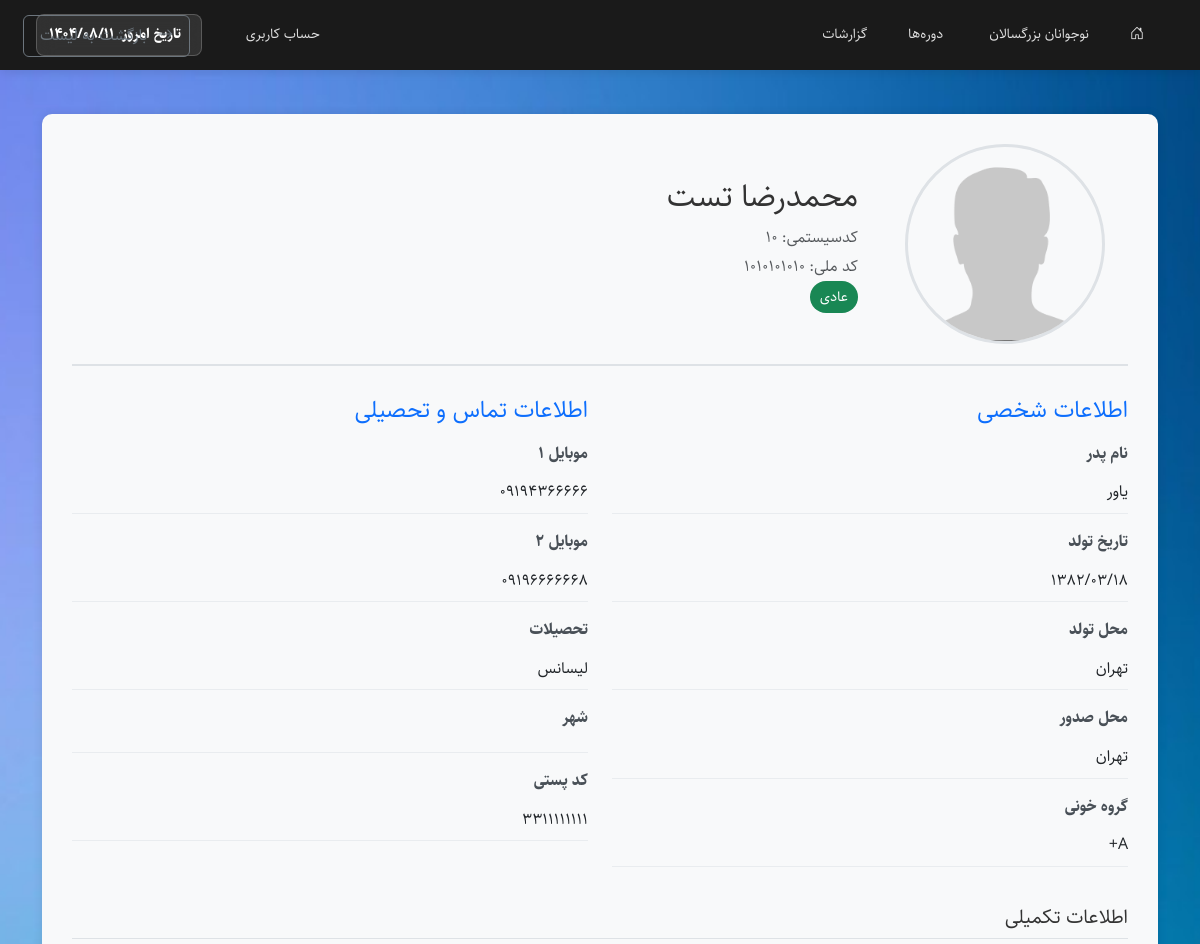
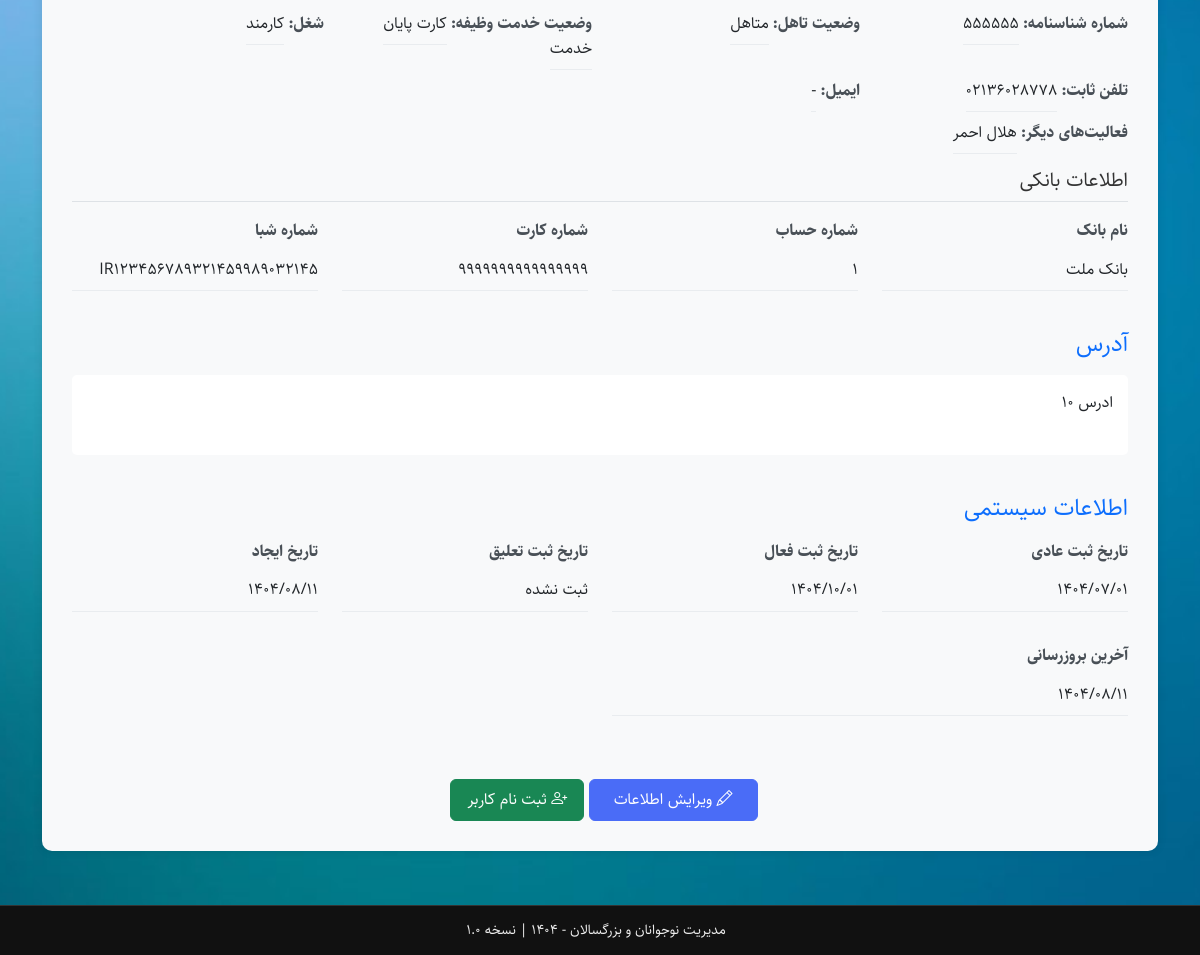
The app's page /includes/viewuser.php?UserID=10 (signed in) with its own data (2 pictures, top to bottom).
### tables this page shows
CREATE TABLE `users` (
  `UserID` int(11) NOT NULL,
  `UserSysCode` varchar(20) NOT NULL COMMENT 'کدسیستمی',
  `UserMelli` varchar(10) NOT NULL COMMENT 'کدملی',
  `UserName` varchar(50) NOT NULL COMMENT 'نام',
  `UserFamily` varchar(50) NOT NULL COMMENT 'نام خانوادگی',
  `UserFather` varchar(50) NOT NULL COMMENT 'نام پدر',
  `UserMobile1` varchar(11) DEFAULT NULL COMMENT 'موبایل 1',
  `UserMobile2` varchar(11) DEFAULT NULL COMMENT 'موبایل 2',
  `UserDateBirth` date DEFAULT NULL COMMENT 'تاریخ تولد',
  `UserRegDate` date DEFAULT NULL COMMENT 'تاریخ ثبت نام',
  `UserStatus` enum('عادی','فعال','تعلیق') NOT NULL DEFAULT 'عادی' COMMENT 'وضعیت',
  `UserPlaceBirth` varchar(100) DEFAULT NULL COMMENT 'محل تولد',
  `UserPlaceCerti` varchar(100) DEFAULT NULL COMMENT 'محل صدور',
  `UserBloodType` enum('O+','O-','A+','A-','B+','B-','AB+','AB-') DEFAULT NULL COMMENT 'گروه خونی',
  `UserEducation` enum('اول ابتدایی','دوم ابتدایی','سوم ابتدایی','چهارم ابتدایی','پنجم ابتدایی','ششم ابتدایی','هفتم','هشتم','نهم','دهم','یازدهم','دوازدهم','فارغ التحصیل','دانشجو','دیپلم','فوق دیپلم','لیسانس','فوق لیسانس','دکتری','سایر') DEFAULT NULL COMMENT 'تحصیلات',
  `UserAddress` text DEFAULT NULL COMMENT 'آدرس',
  `UserZipCode` varchar(10) DEFAULT NULL COMMENT 'کدپستی',
  `UserCity` varchar(100) DEFAULT NULL COMMENT 'شهر',
  `UserBankName` varchar(100) DEFAULT NULL COMMENT 'نام بانک',
  `UserAccountNumber` varchar(30) DEFAULT NULL COMMENT 'شماره حساب',
  `UserCardNumber` varchar(20) DEFAULT NULL COMMENT 'شماره کارت',
  `UserShebaNumber` varchar(30) DEFAULT NULL COMMENT 'شماره شبا',
  `UserActiveDate` date DEFAULT NULL COMMENT 'تاریخ ثبت فعال',
  `UserSuspendDate` date DEFAULT NULL COMMENT 'تاریخ ثبت تعلیق',
  `UserNumbersh` varchar(10) DEFAULT NULL COMMENT 'شماره شناسنامه',
  `UserMaritalStatus` enum('مجرد','متاهل') DEFAULT NULL COMMENT 'وضعیت تاهل',
  `UserOtherActivity` text DEFAULT NULL COMMENT 'فعالیت‌های دیگر',
  `UserDutyStatus` enum('در حین خدمت','کارت پایان خدمت','معاف','قبل از سن مشمولیت','خرید خدمت') DEFAULT NULL COMMENT 'وضعیت خدمت وظیفه',
  `UserJobWork` varchar(100) DEFAULT NULL COMMENT 'شغل',
  `UserPhone` varchar(15) DEFAULT NULL COMMENT 'تلفن ثابت',
  `UserEmail` varchar(100) DEFAULT NULL COMMENT 'ایمیل',
  `UserImage` varchar(255) DEFAULT NULL COMMENT 'تصویر پروفایل',
  `UserCreated` timestamp NOT NULL DEFAULT current_timestamp(),
  `UserUpdated` timestamp NOT NULL DEFAULT current_timestamp() ON UPDATE current_timestamp()
);

### includes/viewuser.php (the view, shortened to what the rows shown need)
<?php
require_once __DIR__ . '/functions.php';
require_once __DIR__ . '/jdf.php';
$users = null;
if (isset($_GET['UserID']) && is_numeric($_GET['UserID'])) {
    $UserID = (int)$_GET['UserID'];
    $stmt = $conn->prepare("SELECT * FROM users WHERE UserID = ? LIMIT 1");
    $stmt->bind_param("i", $UserID);
    if ($stmt->execute()) {
        $result = $stmt->get_result();
        if ($result->num_rows > 0) {
            $users = $result->fetch_assoc();
        } else {
            $message = 'هیچ نوجوانی با کد مشخص شده یافت نشد.';
            $messageType = 'danger';
        }
    } else {
        $message = 'خطا در دریافت اطلاعات: ' . $conn->error;
        $messageType = 'danger';
    }
} else {
    $message = 'کد نوجوان مشخص نشده است.';
    $messageType = 'danger';
}
?>
<!DOCTYPE html>
<html lang="fa" dir="rtl">
<head>
    <link href="../assets/css/bootstrap.rtl.min.css" rel="stylesheet" />
    <link href="../assets/css/bootstrap-icons.css" rel="stylesheet" />
    <link href="../assets/css/font-face.css" rel="stylesheet" />
    <link href="../assets/css/style.css" rel="stylesheet" />
</head>
<body>
<div class="container py-4">
    <?php if (isset($users)): ?>
    <div class="profile-container">
        <div class="profile-header">
            <div class="row align-items-center">
                <div class="col-md-3 text-center">
                    <img src="<?php echo !empty($users['UserImage']) ? '../' . $users['UserImage'] : '../assets/img/avatarprofile.png'; ?>"
                         class="profile-image rounded-circle"
                         alt="تصویر پروفایل">
                </div>
                <div class="col-md-9">
                    <h2 class="mb-2"><?php echo htmlspecialchars($users['UserName'] . ' ' . $users['UserFamily']); ?></h2>
                    <p class="text-muted mb-1">کدسیستمی: <?php echo htmlspecialchars($users['UserSysCode']); ?></p>
                    <p class="text-muted mb-1">کد ملی: <?php echo htmlspecialchars($users['UserMelli']); ?></p>
                    <?php
                    $statusClass = '';
                    if ($users['UserStatus'] === 'عادی') {
                        $statusClass = 'bg-success';
                    } elseif ($users['UserStatus'] === 'تعلیق') {
                        $statusClass = 'bg-warning';
                    } elseif ($users['UserStatus'] === 'فعال') {
                        $statusClass = 'bg-danger';
                    }
                    ?>
                    <span class="status-badge text-white <?php echo $statusClass; ?>">
                        <?php echo htmlspecialchars($users['UserStatus']); ?>
                    </span>
                </div>
            </div>
        </div>
        <div class="row">
            <div class="col-md-6">
                <h4 class="mb-3 text-primary">اطلاعات شخصی</h4>
                <div class="info-item">
                    <div class="info-label">نام پدر</div>
                    <div class="info-value"><?php echo htmlspecialchars($users['UserFather']); ?></div>
                </div>
                <div class="info-item">
                    <div class="info-label">تاریخ تولد</div>
                    <div class="info-value">
                        <?php echo !empty($users['UserDateBirth']) ? to_persian_date($users['UserDateBirth']) : 'ثبت نشده'; ?>
                    </div>
                </div>
                <div class="info-item">
                    <div class="info-label">محل تولد</div>
                    <div class="info-value"><?php echo htmlspecialchars($users['UserPlaceBirth'] ?? 'ثبت نشده'); ?></div>
                </div>
                <div class="info-item">
                    <div class="info-label">محل صدور</div>
                    <div class="info-value"><?php echo htmlspecialchars($users['UserPlaceCerti'] ?? 'ثبت نشده'); ?></div>
                </div>
                <div class="info-item">
                    <div class="info-label">گروه خونی</div>
                    <div class="info-value"><?php echo htmlspecialchars($users['UserBloodType'] ?? 'ثبت نشده'); ?></div>
                </div>
            </div>
            <div class="col-md-6">
                <h4 class="mb-3 text-primary">اطلاعات تماس و تحصیلی</h4>
                <div class="info-item">
                    <div class="info-label">موبایل 1</div>
                    <div class="info-value"><?php echo htmlspecialchars($users['UserMobile1'] ?? 'ثبت نشده'); ?></div>
                </div>
                <div class="info-item">
                    <div class="info-label">موبایل 2</div>
                    <div class="info-value"><?php echo htmlspecialchars($users['UserMobile2'] ?? 'ثبت نشده'); ?></div>
                </div>
                <div class="info-item">
                    <div class="info-label">تحصیلات</div>
                    <div class="info-value"><?php echo htmlspecialchars($users['UserEducation'] ?? 'ثبت نشده'); ?></div>
                </div>
                <div class="info-item">
                    <div class="info-label">شهر</div>
                    <div class="info-value"><?php echo htmlspecialchars($users['UserCity'] ?? 'ثبت نشده'); ?></div>
                </div>
                <div class="info-item">
                    <div class="info-label">کد پستی</div>
                    <div class="info-value"><?php echo htmlspecialchars($users['UserZipCode'] ?? 'ثبت نشده'); ?></div>
                </div>
            </div>
        </div>
        <div class="col-12 mt-4">
            <h5 class="border-bottom pb-2 mb-3">اطلاعات تکمیلی</h5>
            <div class="row g-3">
                <div class="col-md-3">
                    <div class="info-item">
                        <span class="info-label">شماره شناسنامه:</span>
                        <span class="info-value"><?php echo htmlspecialchars($users['UserNumbersh'] ?? '-'); ?></span>
                    </div>
                </div>
                <div class="col-md-3">
                    <div class="info-item">
                        <span class="info-label">وضعیت تاهل:</span>
                        <span class="info-value"><?php echo htmlspecialchars($users['UserMaritalStatus'] ?? '-'); ?></span>
                    </div>
                </div>
                <div class="col-md-3">
                    <div class="info-item">
                        <span class="info-label">وضعیت خدمت وظیفه:</span>
                        <span class="info-value"><?php echo htmlspecialchars($users['UserDutyStatus'] ?? '-'); ?></span>
                    </div>
                </div>
                <div class="col-md-3">
                    <div class="info-item">
                        <span class="info-label">شغل:</span>
                        <span class="info-value"><?php echo htmlspecialchars($users['UserJobWork'] ?? '-'); ?></span>
                    </div>
                </div>
                <div class="col-md-3">
                    <div class="info-item">
                        <span class="info-label">تلفن ثابت:</span>
                        <span class="info-value"><?php echo htmlspecialchars($users['UserPhone'] ?? '-'); ?></span>
                    </div>
                </div>
                <div class="col-md-3">
                    <div class="info-item">
                        <span class="info-label">ایمیل:</span>
                        <span class="info-value"><?php echo !empty($users['UserEmail']) ? htmlspecialchars($users['UserEmail']) : '-'; ?></span>
                    </div>
                </div>
                <?php if (!empty($users['UserOtherActivity'])): ?>
                <div class="col-12">
                    <div class="info-item">
                        <span class="info-label">فعالیت‌های دیگر:</span>
                        <span class="info-value"><?php echo nl2br(htmlspecialchars($users['UserOtherActivity'])); ?></span>
                    </div>
                </div>
                <?php endif; ?>
            </div>
        </div>
        <div class="col-12 mt-4">
            <h5 class="border-bottom pb-2 mb-3">اطلاعات بانکی</h5>
            <div class="row">
                <div class="col-md-3">
                    <div class="info-item">
                        <div class="info-label">نام بانک</div>
                        <div class="info-value"><?php echo htmlspecialchars($users['UserBankName'] ?? 'ثبت نشده'); ?></div>
                    </div>
                </div>
                <div class="col-md-3">
                    <div class="info-item">
                        <div class="info-label">شماره حساب</div>
                        <div class="info-value"><?php echo htmlspecialchars($users['UserAccountNumber'] ?? 'ثبت نشده'); ?></div>
                    </div>
                </div>
                <div class="col-md-3">
                    <div class="info-item">
                        <div class="info-label">شماره کارت</div>
                        <div class="info-value"><?php echo htmlspecialchars($users['UserCardNumber'] ?? 'ثبت نشده'); ?></div>
                    </div>
                </div>
                <div class="col-md-3">
                    <div class="info-item">
                        <div class="info-label">شماره شبا</div>
                        <div class="info-value"><?php echo htmlspecialchars($users['UserShebaNumber'] ?? 'ثبت نشده'); ?></div>
                    </div>
                </div>
            </div>
        </div>
        <div class="row mt-4">
            <div class="col-12">
                <h4 class="mb-3 text-primary">آدرس</h4>
                <div class="info-item">
                    <div class="info-value" style="border-bottom: none; padding: 15px; background-color: #fff; border-radius: 5px; min-height: 80px;">
                        <?php echo !empty($users['UserAddress']) ? nl2br(htmlspecialchars($users['UserAddress'])) : 'آدرس ثبت نشده است.'; ?>
                    </div>
                </div>
            </div>
        </div>
        <div class="row mt-4">
            <div class="col-12">
                <h4 class="mb-3 text-primary">اطلاعات سیستمی</h4>
                <div class="row">
                    <div class="col-md-3">
                        <div class="info-item">
                            <div class="info-label">تاریخ ثبت عادی</div>
                            <div class="info-value">
                                <?php echo !empty($users['UserRegDate']) ? to_persian_date($users['UserRegDate']) : 'ثبت نشده'; ?>
                            </div>
                        </div>
                    </div>
                    <div class="col-md-3">
                        <div class="info-item">
                            <div class="info-label">تاریخ ثبت فعال</div>
                            <div class="info-value">
                                <?php echo !empty($users['UserActiveDate']) ? to_persian_date($users['UserActiveDate']) : 'ثبت نشده'; ?>
                            </div>
                        </div>
                    </div>
                    <div class="col-md-3">
                        <div class="info-item">
                            <div class="info-label">تاریخ ثبت تعلیق</div>
                            <div class="info-value">
                                <?php echo !empty($users['UserSuspendDate']) ? to_persian_date($users['UserSuspendDate']) : 'ثبت نشده'; ?>
                            </div>
                        </div>
                    </div>
                    <div class="col-md-3">
                        <div class="info-item">
                            <div class="info-label">تاریخ ایجاد</div>
                            <div class="info-value">
                                <?php echo to_persian_date($users['UserCreated']); ?>
                            </div>
                        </div>
                    </div>
                </div>
                <div class="row mt-3">
                    <div class="col-md-6">
                        <div class="info-item">
                            <div class="info-label">آخرین بروزرسانی</div>
                            <div class="info-value">
                                <?php echo to_persian_date($users['UserUpdated']); ?>
                            </div>
                        </div>
                    </div>
                </div>
            </div>
        </div>
        <div class="row mt-5">
            <div class="col-12 text-center">
                <a href="edituser.php?UserID=<?php echo $users['UserID']; ?>" class="btn btn-primary px-4">
                    <i class="bi bi-pencil"></i> ویرایش اطلاعات
                </a>
                <a href="listuser.php" class="btn btn-outline-secondary me-2">
                    <i class="bi bi-arrow-right"></i> بازگشت به لیست
                </a>
                <a href="regsiteruser.php" class="btn btn-success me-2">
                    <i class="bi bi-person-plus"></i> ثبت نام کاربر
                </a>
            </div>
        </div>
    </div>
    <?php endif; ?>
</div>
</body>
</html>

### records on screen
users: UserName+UserFamily "محمدرضا تست", UserSysCode "10", UserMelli "1010101010", UserStatus "عادی", UserFather "یاور", UserDateBirth "1382/03/18", UserPlaceBirth "تهران", UserPlaceCerti "تهران", UserBloodType "A+", UserMobile1 "09194366666", UserMobile2 "09196666668", UserEducation "لیسانس", UserZipCode "3311111111", UserNumbersh "555555", UserMaritalStatus "متاهل", UserDutyStatus "کارت پایان خدمت", UserJobWork "کارمند", UserPhone "02136028778", UserOtherActivity "هلال احمر", UserBankName "بانک ملت", UserAccountNumber "1", UserCardNumber "9999999999999999", UserShebaNumber "IR123456789321459989032145", UserAddress "ادرس 10", UserRegDate "1404/07/01", UserActiveDate "1404/10/01", UserCreated "1404/08/11", UserUpdated "1404/08/11"
